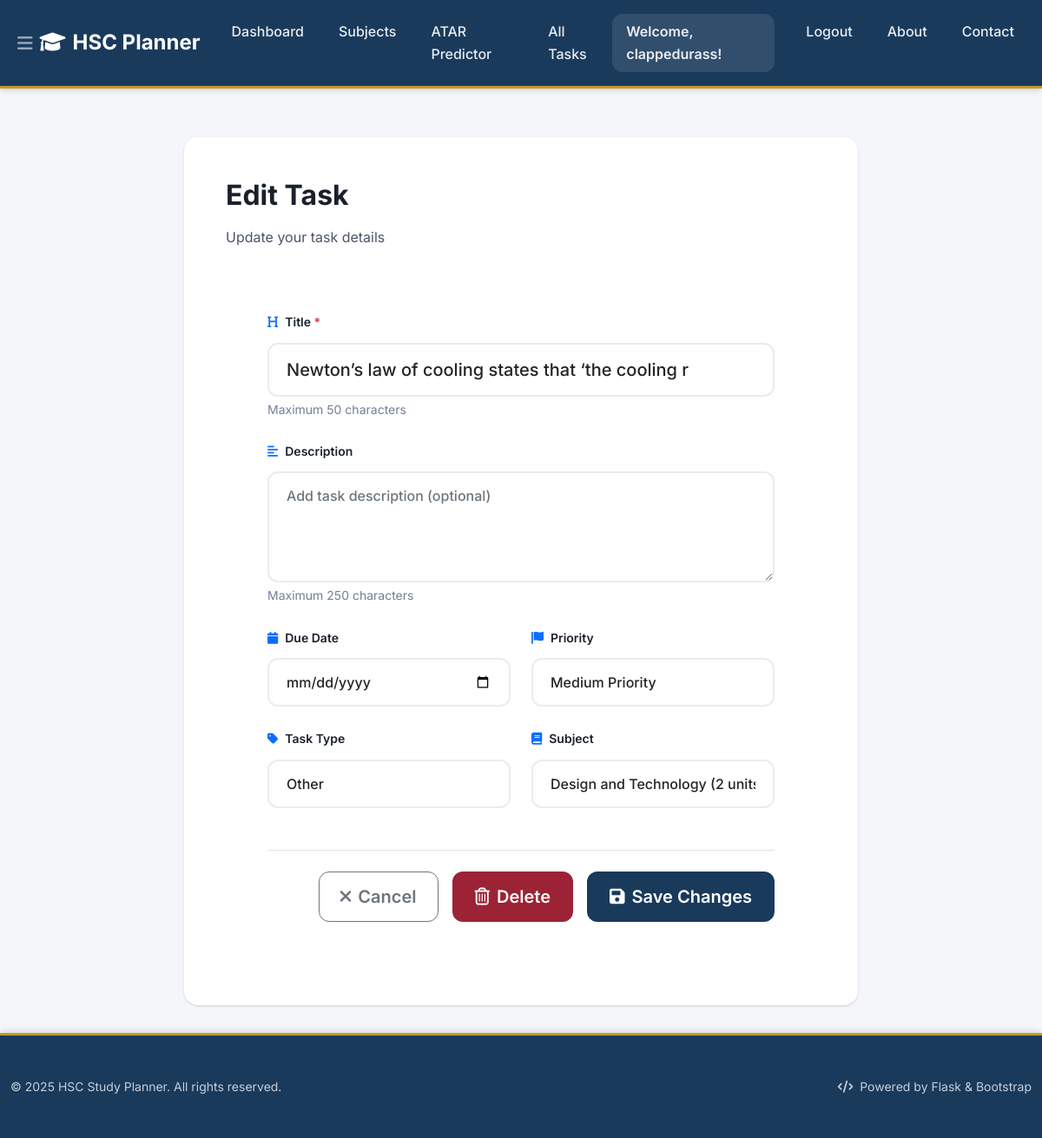
The page /task/31/edit (signed in) on the database as committed earlier.
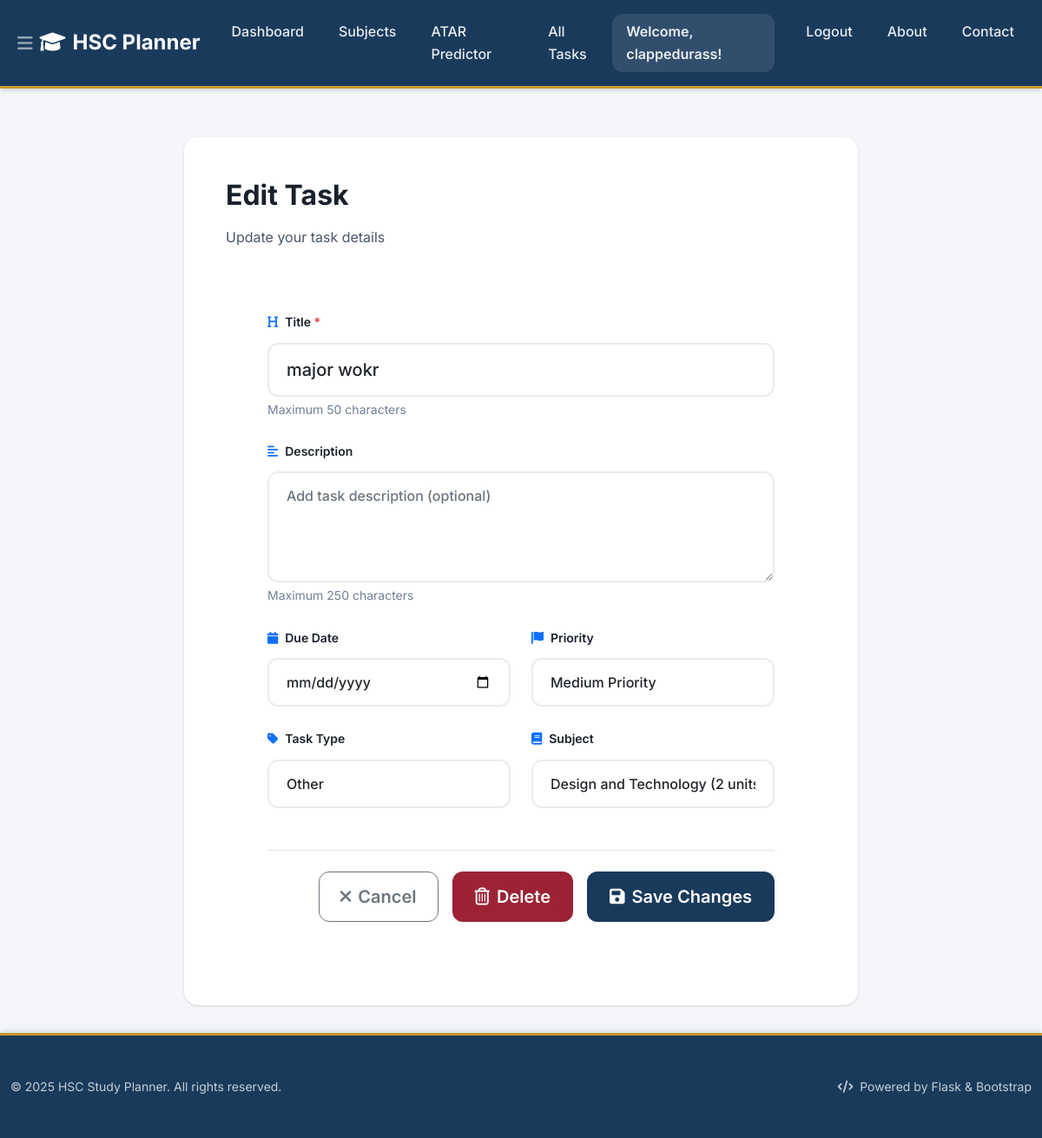
The same page on the database as committed later.
### tables this page shows
CREATE TABLE tasks (
    id INTEGER PRIMARY KEY AUTOINCREMENT,
    user_id INTEGER NOT NULL,
    title TEXT NOT NULL,
    description TEXT,
    due_date TEXT,
    priority TEXT NOT NULL DEFAULT 'medium',
    status TEXT NOT NULL DEFAULT 'not_started',
    category_id INTEGER,
    completed_at TEXT, subject_id INTEGER REFERENCES subjects(id),
    FOREIGN KEY (user_id) REFERENCES users (id),
    FOREIGN KEY (category_id) REFERENCES categories (id)
);

CREATE TABLE subjects (
                id INTEGER PRIMARY KEY AUTOINCREMENT,
                name TEXT NOT NULL,
                user_id INTEGER NOT NULL,
                units INTEGER NOT NULL DEFAULT 2,
                target_mark INTEGER,
                FOREIGN KEY (user_id) REFERENCES users (id),
                UNIQUE(user_id, name)
            );

### Task_Organiser/app.py (the view, shortened to what this page needs)
    @app.route('/task/<int:task_id>/edit', methods=['GET', 'POST'])
    @login_required
    def edit_task(task_id):
        db = get_db()
        task = db.execute('SELECT * FROM tasks WHERE id = ? AND user_id = ?', (task_id, g.user['id'])).fetchone()
        if task is None:
            flash('Task not found', 'error')
            return redirect(url_for('index'))
        subjects = db.execute('SELECT * FROM subjects WHERE user_id = ? ORDER BY name', (g.user['id'],)).fetchall()
        return render_template('edit_task.html', task=dict(task), subjects=subjects)

### Task_Organiser/app.py (called while the page is built)
def login_required(view):
    @wraps(view)
    def wrapped_view(**kwargs):
        if g.user is None:
            return redirect(url_for('login'))
        return view(**kwargs)
    return wrapped_view

### Task_Organiser/db.py (called while the page is built)
def get_db():
    if 'db' not in g:
        database_path = current_app.config['DATABASE']
        g.db = sqlite3.connect(database_path)
        g.db.row_factory = sqlite3.Row
    return g.db

### Task_Organiser/templates/edit_task.html (shortened to what the changed rows need)
{% extends 'base.html' %}
{% block content %}
  <div class="row justify-content-center">
    <div class="col-lg-8 col-md-10 col-sm-12">
      <div class="card border-0 overflow-hidden" style="border-left: 4px solid var(--primary);">
        <div class="card-body p-4 p-md-5">
          <div class="mb-4">
            <h2 class="fw-bold">Edit Task</h2>
          </div>
        <div class="card-body p-4 p-lg-5">
          <form method="post" action="{{ url_for('edit_task', task_id=task.id) }}">
            <div class="mb-4">
              <label for="title" class="form-label fw-semibold">
                <i class="fas fa-heading me-2 text-primary"></i>Title
                <span class="text-danger">*</span>
              </label>
              <input type="text" class="form-control form-control-lg" id="title" name="title" required
                     value="{{ task.title }}"
                     placeholder="Enter task title"
                     maxlength="50"
                     style="border-radius: 12px; border: 2px solid #e9ecef; transition: all 0.3s ease;">
              <small class="text-muted mt-1 d-block">Maximum 50 characters</small>
            </div>
            <div class="row mb-4">
              <div class="col-md-6 col-sm-12">
                <label for="priority" class="form-label fw-semibold">
                  <i class="fas fa-flag me-2 text-primary"></i>Priority
                </label>
                <select class="form-select" id="priority" name="priority"
                        style="border-radius: 12px; border: 2px solid #e9ecef; transition: all 0.3s ease;">
                  <option value="medium" {% if not task.priority or task.priority == 'medium' %}selected{% endif %}>Medium Priority</option>
                </select>
              </div>
            </div>
            <div class="row mb-4">
              <div class="col-md-6 col-sm-12">
                <label for="subject_id" class="form-label fw-semibold">
                  <i class="fas fa-book me-2 text-primary"></i>Subject
                </label>
                <select class="form-select" id="subject_id" name="subject_id"
                        style="border-radius: 12px; border: 2px solid #e9ecef; transition: all 0.3s ease;">
                  {% for subject in subjects %}
                    <option value="{{ subject.id }}"
                            {% if task.subject_id == subject.id %}selected{% endif %}>
                      {{ subject.name }}
                      {% if subject.units %}({{ subject.units }} units){% endif %}
                    </option>
                  {% endfor %}
                </select>
              </div>
            </div>
          </form>
        </div>
      </div>
    </div>
  </div>
{% endblock %}

Rows that differ between the two databases and show on the page:
changed tasks "Medium Priority": title "Newton’s law of cooling states that ‘the cooling r" → "major wokr"
